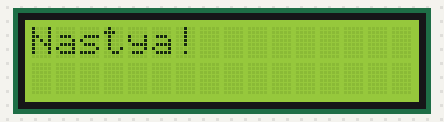
Bench run of a sketch on a simulated Arduino Uno, built with avr-gcc and run on an emulated ATmega328P. Shown: 16×2 character LCD. What the sketch prints to the serial monitor is not drawn.

Above: at 0.1 s.
At 4.1 s:
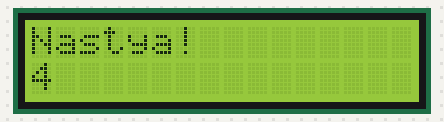
At 9.1 s:
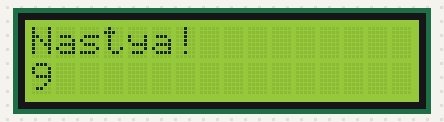
At 19.1 s:
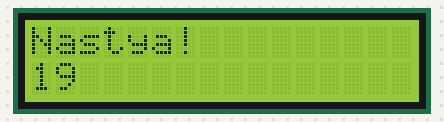
At 28.1 s:
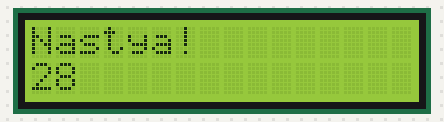
At 38.1 s:
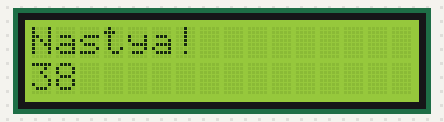

Measured:
- what the display in image 1 shows lasts 1.0 s, from 4.1 s to 5.1 s

The sketch:

home_climate.ino
```cpp
#include <SPI.h>

// include the library code:
#include <LiquidCrystal.h>

// initialize the library with the number of the sspin
//(or the latch pin of the 74HC595)
LiquidCrystal lcd(10);

void setup() {
  Serial.begin(9600);
  while (!Serial) {
    ; // wait for serial port to connect. Needed for native USB port only
  }

  // set up the LCD's number of columns and rows:
  lcd.begin(16, 2);
  // Print a message to the LCD.
  lcd.print("Nastya!");
  Serial.print("Hello!!!\n");
}

void loop() {
  // set the cursor to column 0, line 1
  // (note: line 1 is the second row, since counting begins with 0):
  lcd.setCursor(0, 1);
  // print the number of seconds since reset:
  int s = millis()/1000;
  static int prev_s = 0;
  if (s != prev_s) {
    lcd.print(millis()/1000);
    Serial.print(millis()/1000);
    Serial.print("\n");
  }
  prev_s = s;
  delay(500);
}
```
